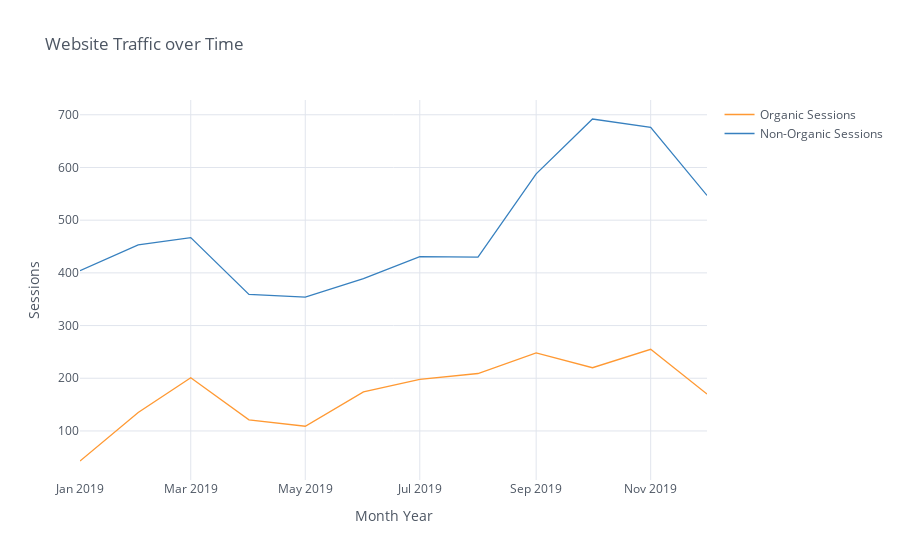

The notebook cell this image was saved under:
### Markdown cell above
- Let's plot the data over time

### Code cell
df_joined.groupby(['Date'],as_index=True)['Organic Sessions','Non-Organic Sessions'].mean().\
    iplot(asFigure=True,
          yTitle = 'Sessions',
          xTitle = 'Month Year',
          title='Website Traffic over Time')

### Figure 1 — Plotly figure (JSON) as saved in the notebook; plotly's stock layout.template omitted (floating-point values rounded to 4 significant figures)
{"data": [{"line": {"color": "rgba(255, 153, 51, 1.0)", "dash": "solid", "shape": "linear", "width": 1.3}, "mode": "lines", "name": "Organic Sessions", "text": "", "type": "scatter", "x": ["2019-01", "2019-02", "2019-03", "2019-04", "2019-05", "2019-06", "2019-07", "2019-08", "2019-09", "2019-10", "2019-11", "2019-12", "2019-13", "2019-14", "2019-15", "2019-16", "2019-17", "2019-18", "2019-19", "2019-20", "2019-21", "2019-22"], "y": [43, 135, 201, 121, 109, 174, 198, 209, 248, 220, 255, 170, 155, 148, 157, 182, 128, 115, 136, 155, 132, 120]}, {"line": {"color": "rgba(55, 128, 191, 1.0)", "dash": "solid", "shape": "linear", "width": 1.3}, "mode": "lines", "name": "Non-Organic Sessions", "text": "", "type": "scatter", "x": ["2019-01", "2019-02", "2019-03", "2019-04", "2019-05", "2019-06", "2019-07", "2019-08", "2019-09", "2019-10", "2019-11", "2019-12", "2019-13", "2019-14", "2019-15", "2019-16", "2019-17", "2019-18", "2019-19", "2019-20", "2019-21", "2019-22"], "y": [404, 453, 467, 359, 354, 389, 431, 430, 588, 692, 676, 547, 534, 563, 503, 486, 448, 525, 474, 490, 456, 347]}], "layout": {"autosize": true, "legend": {"bgcolor": "#FFFFFF", "font": {"color": "#4D5663"}}, "paper_bgcolor": "#FFFFFF", "plot_bgcolor": "#FFFFFF", "title": {"font": {"color": "#4D5663"}, "text": "Website Traffic over Time"}, "xaxis": {"autorange": true, "gridcolor": "#E1E5ED", "range": ["2019-01-01", "2019-12-01"], "showgrid": true, "tickfont": {"color": "#4D5663"}, "title": {"font": {"color": "#4D5663"}, "text": "Month Year"}, "type": "date", "zerolinecolor": "#E1E5ED"}, "yaxis": {"autorange": true, "gridcolor": "#E1E5ED", "range": [6.944, 728.1], "showgrid": true, "tickfont": {"color": "#4D5663"}, "title": {"font": {"color": "#4D5663"}, "text": "Sessions"}, "type": "linear", "zerolinecolor": "#E1E5ED"}}}
